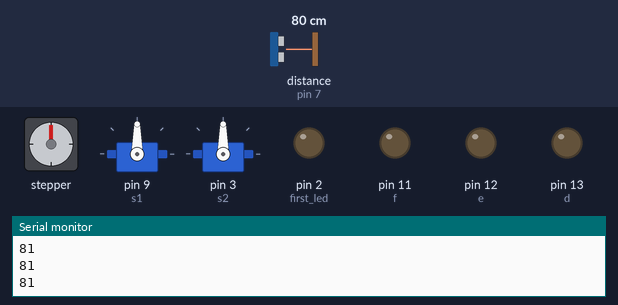
The sketch below on a simulated Arduino Uno, built with avr-gcc and run on an emulated ATmega328P. Shown: stepper motor, 2 × servo, output pins drawn as LEDs (lit = HIGH), the last lines printed to the serial monitor. Wiring (inferred from the names in the program): ultrasonic range finder: trigger pin 8; echo pin 7; stepper motor (2048 steps per turn assumed): coils pin 5, pin 4, pin 6, pin 10. Dashed ring = blinking. The test bench sets the inputs (shaded band); at power-on: distance to the obstacle (sensor on pin 7) 80 cm. The echo pulse lasts 58.3 µs per cm; pins used as bus, display or sensor lines are not drawn.

Above: at 1.2 s.
1.3 s: distance to the obstacle (sensor on pin 7) set to 2 cm
At 2.3 s:
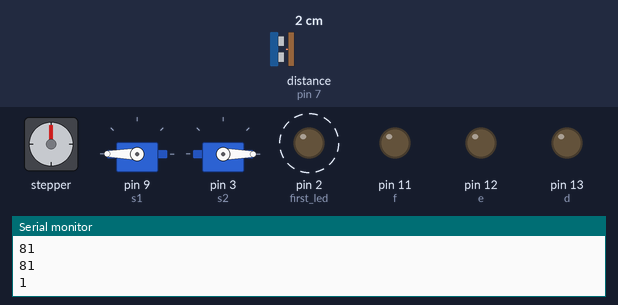
4.3 s: distance to the obstacle (sensor on pin 7) set to 26 cm
6.2 s: distance to the obstacle (sensor on pin 7) set to 31 cm
At 8.1 s:
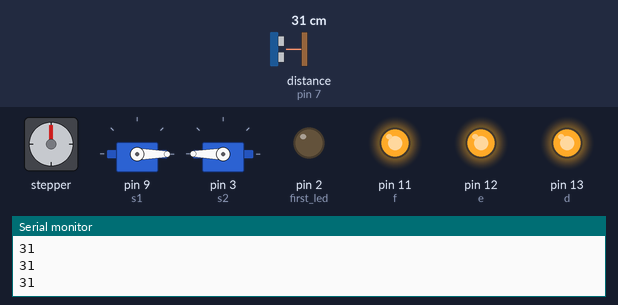
8.4 s: distance to the obstacle (sensor on pin 7) set to 4 cm
At 9.0 s:
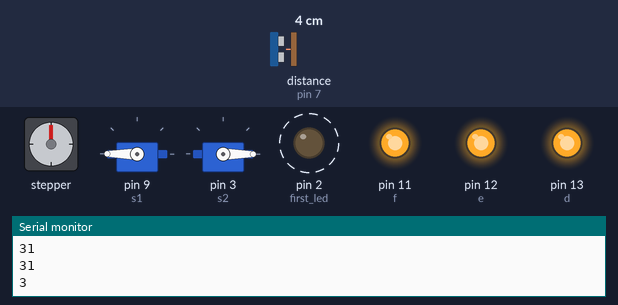
11.4 s: distance to the obstacle (sensor on pin 7) set to 35 cm
At 12.9 s:
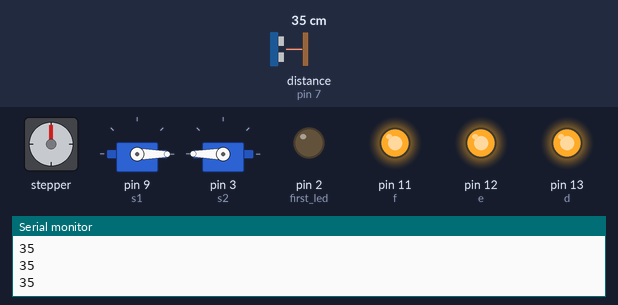
Timing chart, 0 to 14.3 s (numbered marks = the images above; inputs shaded):
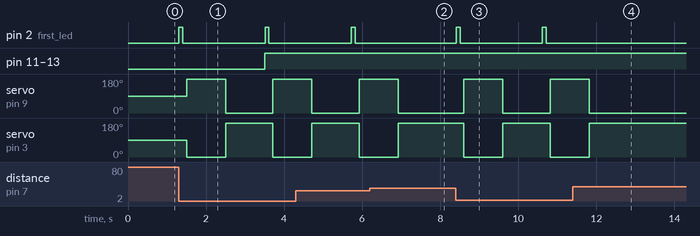

Measured:
- the behaviour switches between 29 and 30 cm on distance to the obstacle (sensor on pin 7) (found by bisection; images 1 and 2)
- after the input at 1.3 s, pin 2 (first_led): alternates HIGH for 0.10 s and LOW for 2.1 s, starting at once; pin 11 (f), pin 12 (e), pin 13 (d): LOW → HIGH after 2.2 s; servo on pin 9 (s1): 90° → 180° after 0.21 s, → 0° 1.0 s later, → 180° 1.2 s later; servo on pin 3 (s2): 90° → 0° after 0.21 s, → 180° 1.0 s later, → 0° 1.2 s later
- after the input at 6.2 s, pin 2 (first_led): stays LOW (without the input it goes to HIGH after 1.7 s)
- after the input at 8.4 s, pin 2 (first_led): alternates HIGH for 0.10 s and LOW for 2.1 s, starting at once; servo on pin 9 (s1): 0° → 180° after 0.21 s, → 0° 1.0 s later, → 180° 1.2 s later; servo on pin 3 (s2): 180° → 0° after 0.21 s, → 180° 1.0 s later, → 0° 1.2 s later
- after the input at 11.4 s, pin 2 (first_led): stays LOW (without the input it goes to HIGH after 1.4 s); servo on pin 9 (s1): goes on until 11.8 s, then stays 0°; servo on pin 3 (s2): goes on until 11.8 s, then stays 180°

The sketch:

robot_testing.ino
```cpp
#include<Servo.h>
int echo = 7;
int trig = 8;
int duration =0;
int distance =0;
int first_led = 2;

int f=11;
int e=12;
int d= 13;

int in1=5;
int in2 = 4;
int in3 = 6;
int in4= 10;

int sig[4]={in1,in2,in3,in4};
int counter =0;
int leds[3]={f,e,d};

Servo s1;
Servo s2;

void setup() {
  // put your setup code here, to run once:
pinMode(echo,INPUT);
pinMode(trig,OUTPUT);
pinMode(in1,OUTPUT);
pinMode(in2,OUTPUT);
pinMode(in3,OUTPUT);
pinMode(in4,OUTPUT);

pinMode(f,OUTPUT);
pinMode(e,OUTPUT);
pinMode(d,OUTPUT);

Serial.begin(9600);
s1.attach(9);
s2.attach(3);
pinMode(first_led,OUTPUT);


}
int nums[1][3]{


  {1,1,1}

  };


void write(int val){
      for(int i=0; i<3;i++){
    if(nums[val][i] ==1){

      digitalWrite(leds[i],HIGH);

      }
      else{
        digitalWrite(leds[i],LOW);

       }


    }


  }

void stepperMotor(bool dir){
  if(dir){

    /*switch(counter){
  case 0:
  digitalWrite(in1, HIGH);
  digitalWrite(in2, LOW);
  digitalWrite(in3, LOW);
  digitalWrite(in4, LOW);
  break;
  case 1:
  digitalWrite(in1, LOW);
  digitalWrite(in2, HIGH);
  digitalWrite(in3, LOW);
  digitalWrite(in4, LOW);
  break;
  case 2:
  digitalWrite(in1, LOW);
  digitalWrite(in2, LOW);
  digitalWrite(in3, HIGH);
  digitalWrite(in4, LOW);
  break;
  case 3:
  digitalWrite(in1, LOW);
  digitalWrite(in2, LOW);
  digitalWrite(in3, LOW);
  digitalWrite(in4, HIGH);
  break;
}
  }else{
    switch(counter){
  case 0:
  digitalWrite(in1, LOW);
  digitalWrite(in2, LOW);
  digitalWrite(in3, LOW);
  digitalWrite(in4, HIGH);
  break;
  case 1:
  digitalWrite(in1, LOW);
  digitalWrite(in2, LOW);
  digitalWrite(in3, HIGH);
  digitalWrite(in4, LOW);
  break;
  case 2:
  digitalWrite(in1, LOW);
  digitalWrite(in2, HIGH);
  digitalWrite(in3, LOW);
  digitalWrite(in4, LOW);
  break;
  case 3:
  digitalWrite(in1, HIGH);
  digitalWrite(in2, LOW);
  digitalWrite(in3, LOW);
  digitalWrite(in4, LOW);


}
  }
  counter++;
  if(counter >3){

      counter =0;
   }*/
   digitalWrite(in1,HIGH);
   //digitalWrite(in2,LOW);
   digitalWrite(in3,HIGH);
    //digitalWrite(in4,HIGH);
  }
  else{
      digitalWrite(in1,LOW);
   digitalWrite(in2,LOW);
   digitalWrite(in3,LOW);
   digitalWrite(in4,LOW);


   }

  }


void triggerUltrasonicsensor(){

  digitalWrite(trig,LOW);
   delayMicroseconds(100);
  digitalWrite(trig, HIGH);
  delayMicroseconds(100);
  digitalWrite(trig, LOW);


  duration = pulseIn(echo, HIGH);
  distance = (duration/2) /28.5;
  Serial.println(distance);


 if(distance >50 || distance ==50){

  stepperMotor(false);
  write(1);
  }
  else if(distance <50 && distance >30){

    stepperMotor(true);


    write(0);


   }
   else if(distance <30 && distance >10){
    stepperMotor(true);
    delay(5);
   digitalWrite(first_led,HIGH);
    delay(100);
    digitalWrite(first_led,LOW);
    delay(100);
     write(0);
      s1.write(180);
       s2.write(0);
      delay(1000);
      s1.write(0);
       s2.write(180);
      delay(1000);

    }
  else if(distance <10){

       stepperMotor(true);
       delay(5);
        digitalWrite(first_led,HIGH);
    delay(100);
    digitalWrite(first_led,LOW);
    delay(100);
      s1.write(180);
       s2.write(0);
      delay(1000);
      s1.write(0);
       s2.write(180);
      delay(1000);

     // s2.write(0);
     // delay(1000);
      //s2.write(180);
      //delay(1000);

      write(0);

   }
 }

void loop() {
  // put your main code here, to run repeatedly:
 triggerUltrasonicsensor();
}
```
